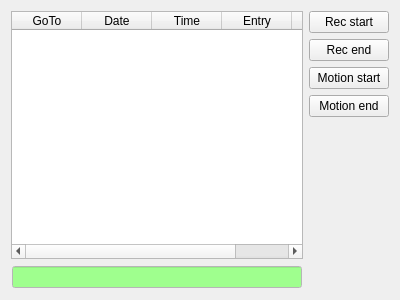
<?xml version="1.0" encoding="UTF-8"?>
<ui version="4.0">
 <class>LogWidget_editable</class>
 <widget class="QWidget" name="LogWidget_editable">
  <property name="geometry">
   <rect>
    <x>0</x>
    <y>0</y>
    <width>400</width>
    <height>300</height>
   </rect>
  </property>
  <property name="windowTitle">
   <string>Form</string>
  </property>
  <layout class="QHBoxLayout" name="horizontalLayout_2">
   <item>
    <layout class="QVBoxLayout" name="verticalLayout">
     <item>
      <widget class="QTableWidget" name="log">
       <attribute name="horizontalHeaderCascadingSectionResizes">
        <bool>true</bool>
       </attribute>
       <attribute name="horizontalHeaderDefaultSectionSize">
        <number>70</number>
       </attribute>
       <attribute name="horizontalHeaderMinimumSectionSize">
        <number>40</number>
       </attribute>
       <attribute name="horizontalHeaderStretchLastSection">
        <bool>false</bool>
       </attribute>
       <attribute name="verticalHeaderVisible">
        <bool>false</bool>
       </attribute>
       <attribute name="verticalHeaderStretchLastSection">
        <bool>false</bool>
       </attribute>
       <attribute name="verticalHeaderVisible">
        <bool>false</bool>
       </attribute>
       <attribute name="horizontalHeaderStretchLastSection">
        <bool>false</bool>
       </attribute>
       <attribute name="horizontalHeaderCascadingSectionResizes">
        <bool>true</bool>
       </attribute>
       <attribute name="horizontalHeaderMinimumSectionSize">
        <number>40</number>
       </attribute>
       <attribute name="verticalHeaderStretchLastSection">
        <bool>false</bool>
       </attribute>
       <attribute name="horizontalHeaderDefaultSectionSize">
        <number>70</number>
       </attribute>
       <column>
        <property name="text">
         <string>GoTo</string>
        </property>
       </column>
       <column>
        <property name="text">
         <string>Date</string>
        </property>
       </column>
       <column>
        <property name="text">
         <string>Time</string>
        </property>
       </column>
       <column>
        <property name="text">
         <string>Entry</string>
        </property>
       </column>
       <column>
        <property name="text">
         <string>Del</string>
        </property>
       </column>
      </widget>
     </item>
     <item>
      <layout class="QHBoxLayout" name="horizontalLayout">
       <property name="margin">
        <number>1</number>
       </property>
       <item>
        <widget class="QLineEdit" name="entryLine">
         <property name="palette">
          <palette>
           <active>
            <colorrole role="WindowText">
             <brush brushstyle="SolidPattern">
              <color alpha="255">
               <red>0</red>
               <green>0</green>
               <blue>0</blue>
              </color>
             </brush>
            </colorrole>
            <colorrole role="Button">
             <brush brushstyle="SolidPattern">
              <color alpha="255">
               <red>255</red>
               <green>255</green>
               <blue>255</blue>
              </color>
             </brush>
            </colorrole>
            <colorrole role="Light">
             <brush brushstyle="SolidPattern">
              <color alpha="255">
               <red>255</red>
               <green>255</green>
               <blue>255</blue>
              </color>
             </brush>
            </colorrole>
            <colorrole role="Midlight">
             <brush brushstyle="SolidPattern">
              <color alpha="255">
               <red>255</red>
               <green>255</green>
               <blue>255</blue>
              </color>
             </brush>
            </colorrole>
            <colorrole role="Dark">
             <brush brushstyle="SolidPattern">
              <color alpha="255">
               <red>127</red>
               <green>127</green>
               <blue>127</blue>
              </color>
             </brush>
            </colorrole>
            <colorrole role="Mid">
             <brush brushstyle="SolidPattern">
              <color alpha="255">
               <red>170</red>
               <green>170</green>
               <blue>170</blue>
              </color>
             </brush>
            </colorrole>
            <colorrole role="Text">
             <brush brushstyle="SolidPattern">
              <color alpha="255">
               <red>0</red>
               <green>0</green>
               <blue>0</blue>
              </color>
             </brush>
            </colorrole>
            <colorrole role="BrightText">
             <brush brushstyle="SolidPattern">
              <color alpha="255">
               <red>255</red>
               <green>255</green>
               <blue>255</blue>
              </color>
             </brush>
            </colorrole>
            <colorrole role="ButtonText">
             <brush brushstyle="SolidPattern">
              <color alpha="255">
               <red>0</red>
               <green>0</green>
               <blue>0</blue>
              </color>
             </brush>
            </colorrole>
            <colorrole role="Base">
             <brush brushstyle="SolidPattern">
              <color alpha="255">
               <red>159</red>
               <green>255</green>
               <blue>142</blue>
              </color>
             </brush>
            </colorrole>
            <colorrole role="Window">
             <brush brushstyle="SolidPattern">
              <color alpha="255">
               <red>255</red>
               <green>255</green>
               <blue>255</blue>
              </color>
             </brush>
            </colorrole>
            <colorrole role="Shadow">
             <brush brushstyle="SolidPattern">
              <color alpha="255">
               <red>0</red>
               <green>0</green>
               <blue>0</blue>
              </color>
             </brush>
            </colorrole>
            <colorrole role="AlternateBase">
             <brush brushstyle="SolidPattern">
              <color alpha="255">
               <red>255</red>
               <green>255</green>
               <blue>255</blue>
              </color>
             </brush>
            </colorrole>
            <colorrole role="ToolTipBase">
             <brush brushstyle="SolidPattern">
              <color alpha="255">
               <red>255</red>
               <green>255</green>
               <blue>220</blue>
              </color>
             </brush>
            </colorrole>
            <colorrole role="ToolTipText">
             <brush brushstyle="SolidPattern">
              <color alpha="255">
               <red>0</red>
               <green>0</green>
               <blue>0</blue>
              </color>
             </brush>
            </colorrole>
           </active>
           <inactive>
            <colorrole role="WindowText">
             <brush brushstyle="SolidPattern">
              <color alpha="255">
               <red>0</red>
               <green>0</green>
               <blue>0</blue>
              </color>
             </brush>
            </colorrole>
            <colorrole role="Button">
             <brush brushstyle="SolidPattern">
              <color alpha="255">
               <red>255</red>
               <green>255</green>
               <blue>255</blue>
              </color>
             </brush>
            </colorrole>
            <colorrole role="Light">
             <brush brushstyle="SolidPattern">
              <color alpha="255">
               <red>255</red>
               <green>255</green>
               <blue>255</blue>
              </color>
             </brush>
            </colorrole>
            <colorrole role="Midlight">
             <brush brushstyle="SolidPattern">
              <color alpha="255">
               <red>255</red>
               <green>255</green>
               <blue>255</blue>
              </color>
             </brush>
            </colorrole>
            <colorrole role="Dark">
             <brush brushstyle="SolidPattern">
              <color alpha="255">
               <red>127</red>
               <green>127</green>
               <blue>127</blue>
              </color>
             </brush>
            </colorrole>
            <colorrole role="Mid">
             <brush brushstyle="SolidPattern">
              <color alpha="255">
               <red>170</red>
               <green>170</green>
               <blue>170</blue>
              </color>
             </brush>
            </colorrole>
            <colorrole role="Text">
             <brush brushstyle="SolidPattern">
              <color alpha="255">
               <red>0</red>
               <green>0</green>
               <blue>0</blue>
              </color>
             </brush>
            </colorrole>
            <colorrole role="BrightText">
             <brush brushstyle="SolidPattern">
              <color alpha="255">
               <red>255</red>
               <green>255</green>
               <blue>255</blue>
              </color>
             </brush>
            </colorrole>
            <colorrole role="ButtonText">
             <brush brushstyle="SolidPattern">
              <color alpha="255">
               <red>0</red>
               <green>0</green>
               <blue>0</blue>
              </color>
             </brush>
            </colorrole>
            <colorrole role="Base">
             <brush brushstyle="SolidPattern">
              <color alpha="255">
               <red>159</red>
               <green>255</green>
               <blue>142</blue>
              </color>
             </brush>
            </colorrole>
            <colorrole role="Window">
             <brush brushstyle="SolidPattern">
              <color alpha="255">
               <red>255</red>
               <green>255</green>
               <blue>255</blue>
              </color>
             </brush>
            </colorrole>
            <colorrole role="Shadow">
             <brush brushstyle="SolidPattern">
              <color alpha="255">
               <red>0</red>
               <green>0</green>
               <blue>0</blue>
              </color>
             </brush>
            </colorrole>
            <colorrole role="AlternateBase">
             <brush brushstyle="SolidPattern">
              <color alpha="255">
               <red>255</red>
               <green>255</green>
               <blue>255</blue>
              </color>
             </brush>
            </colorrole>
            <colorrole role="ToolTipBase">
             <brush brushstyle="SolidPattern">
              <color alpha="255">
               <red>255</red>
               <green>255</green>
               <blue>220</blue>
              </color>
             </brush>
            </colorrole>
            <colorrole role="ToolTipText">
             <brush brushstyle="SolidPattern">
              <color alpha="255">
               <red>0</red>
               <green>0</green>
               <blue>0</blue>
              </color>
             </brush>
            </colorrole>
           </inactive>
           <disabled>
            <colorrole role="WindowText">
             <brush brushstyle="SolidPattern">
              <color alpha="255">
               <red>127</red>
               <green>127</green>
               <blue>127</blue>
              </color>
             </brush>
            </colorrole>
            <colorrole role="Button">
             <brush brushstyle="SolidPattern">
              <color alpha="255">
               <red>255</red>
               <green>255</green>
               <blue>255</blue>
              </color>
             </brush>
            </colorrole>
            <colorrole role="Light">
             <brush brushstyle="SolidPattern">
              <color alpha="255">
               <red>255</red>
               <green>255</green>
               <blue>255</blue>
              </color>
             </brush>
            </colorrole>
            <colorrole role="Midlight">
             <brush brushstyle="SolidPattern">
              <color alpha="255">
               <red>255</red>
               <green>255</green>
               <blue>255</blue>
              </color>
             </brush>
            </colorrole>
            <colorrole role="Dark">
             <brush brushstyle="SolidPattern">
              <color alpha="255">
               <red>127</red>
               <green>127</green>
               <blue>127</blue>
              </color>
             </brush>
            </colorrole>
            <colorrole role="Mid">
             <brush brushstyle="SolidPattern">
              <color alpha="255">
               <red>170</red>
               <green>170</green>
               <blue>170</blue>
              </color>
             </brush>
            </colorrole>
            <colorrole role="Text">
             <brush brushstyle="SolidPattern">
              <color alpha="255">
               <red>127</red>
               <green>127</green>
               <blue>127</blue>
              </color>
             </brush>
            </colorrole>
            <colorrole role="BrightText">
             <brush brushstyle="SolidPattern">
              <color alpha="255">
               <red>255</red>
               <green>255</green>
               <blue>255</blue>
              </color>
             </brush>
            </colorrole>
            <colorrole role="ButtonText">
             <brush brushstyle="SolidPattern">
              <color alpha="255">
               <red>127</red>
               <green>127</green>
               <blue>127</blue>
              </color>
             </brush>
            </colorrole>
            <colorrole role="Base">
             <brush brushstyle="SolidPattern">
              <color alpha="255">
               <red>255</red>
               <green>255</green>
               <blue>255</blue>
              </color>
             </brush>
            </colorrole>
            <colorrole role="Window">
             <brush brushstyle="SolidPattern">
              <color alpha="255">
               <red>255</red>
               <green>255</green>
               <blue>255</blue>
              </color>
             </brush>
            </colorrole>
            <colorrole role="Shadow">
             <brush brushstyle="SolidPattern">
              <color alpha="255">
               <red>0</red>
               <green>0</green>
               <blue>0</blue>
              </color>
             </brush>
            </colorrole>
            <colorrole role="AlternateBase">
             <brush brushstyle="SolidPattern">
              <color alpha="255">
               <red>255</red>
               <green>255</green>
               <blue>255</blue>
              </color>
             </brush>
            </colorrole>
            <colorrole role="ToolTipBase">
             <brush brushstyle="SolidPattern">
              <color alpha="255">
               <red>255</red>
               <green>255</green>
               <blue>220</blue>
              </color>
             </brush>
            </colorrole>
            <colorrole role="ToolTipText">
             <brush brushstyle="SolidPattern">
              <color alpha="255">
               <red>0</red>
               <green>0</green>
               <blue>0</blue>
              </color>
             </brush>
            </colorrole>
           </disabled>
          </palette>
         </property>
        </widget>
       </item>
      </layout>
     </item>
    </layout>
   </item>
   <item>
    <layout class="QVBoxLayout" name="verticalLayout_2">
     <item>
      <widget class="QPushButton" name="recStartButton">
       <property name="text">
        <string>Rec start</string>
       </property>
      </widget>
     </item>
     <item>
      <widget class="QPushButton" name="recEndButton">
       <property name="text">
        <string>Rec end</string>
       </property>
      </widget>
     </item>
     <item>
      <widget class="QPushButton" name="motionStartButton">
       <property name="text">
        <string>Motion start</string>
       </property>
      </widget>
     </item>
     <item>
      <widget class="QPushButton" name="motionEndButton">
       <property name="text">
        <string>Motion end</string>
       </property>
      </widget>
     </item>
     <item>
      <spacer name="verticalSpacer">
       <property name="orientation">
        <enum>Qt::Vertical</enum>
       </property>
       <property name="sizeHint" stdset="0">
        <size>
         <width>20</width>
         <height>40</height>
        </size>
       </property>
      </spacer>
     </item>
    </layout>
   </item>
  </layout>
 </widget>
 <resources/>
 <connections/>
</ui>
